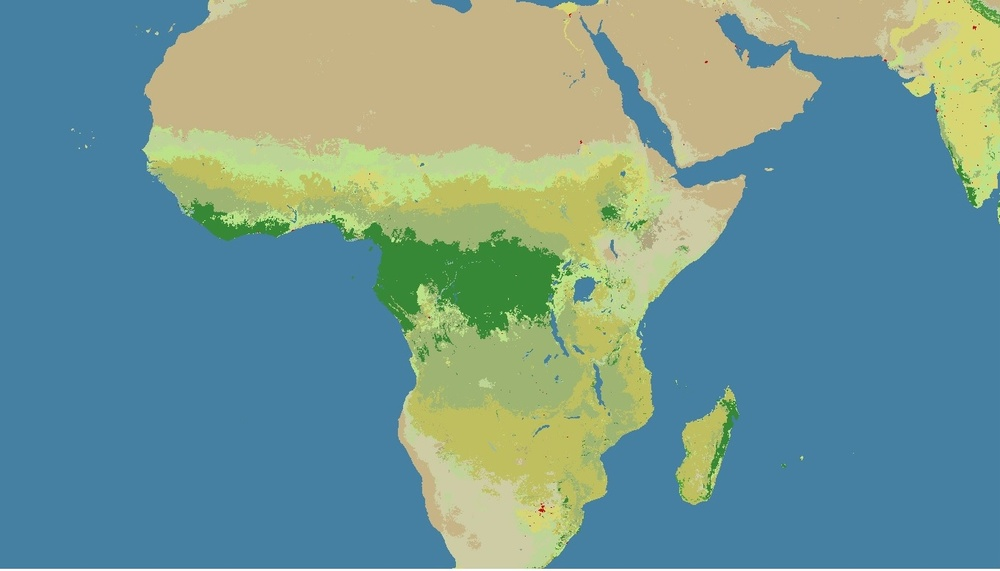
#> input picture Mision1-Control-de-Trayectoria/cva-others/imagen2.jpg, 1000 x 571 px, shrunk from 1362 x 778 before the run
$ python contors.py
#> lines starting #> are read from the running program, lines starting #| are printed output that depends on the picture; after the words box and inside, x2 and y2 are one past the last pixel; in counts of white or black regions, pixels touching at a corner belong together
import cv2
import numpy as np

# Leer la imagen en escala de grises
img = cv2.imread('imagen2.jpg', cv2.IMREAD_GRAYSCALE)
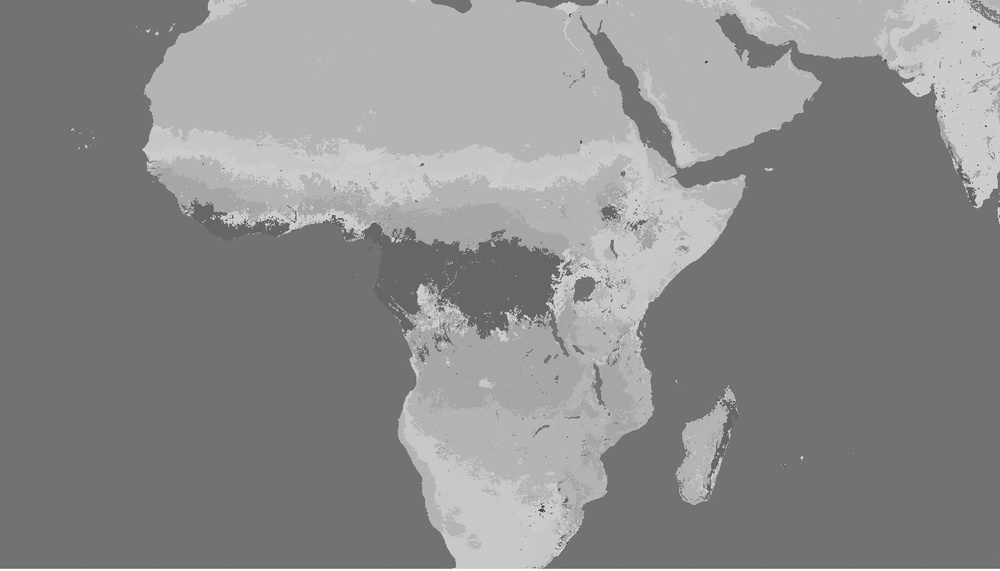
#> img: shape (571, 1000); min 47, max 255, mean 140.5

# Aplicar el filtro de Canny para detectar los bordes
edges = cv2.Canny(img, 100, 200)
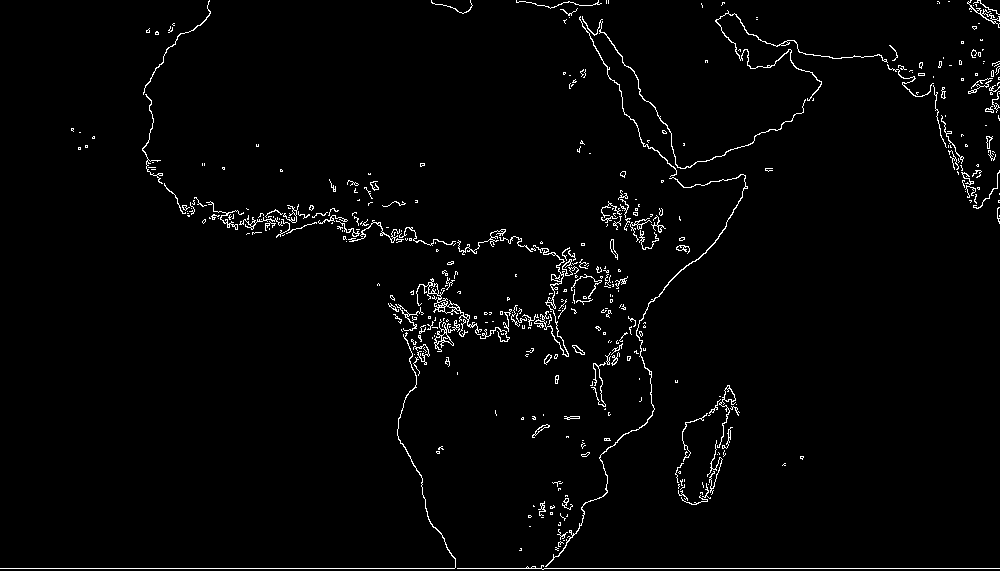
#> edges: shape (571, 1000); 2.1% white in thin lines or dots

# Encontrar contornos en los bordes detectados
contours, _ = cv2.findContours(edges, cv2.RETR_EXTERNAL, cv2.CHAIN_APPROX_NONE)
#> contours = 424 contours, 377 with area under 20; largest, box (x1, y1, x2, y2) and area: (416, 278, 482, 335) 337, (545, 174, 748, 567) 226, (434, 319, 460, 352) 152, (715, 10, 888, 101) 148, (717, 385, 736, 448) 134

# Dibujar todos los contornos encontrados en la imagen original
img_contours = cv2.cvtColor(img, cv2.COLOR_GRAY2BGR)
cv2.drawContours(img_contours, contours, -1, (0, 255, 0), 2)
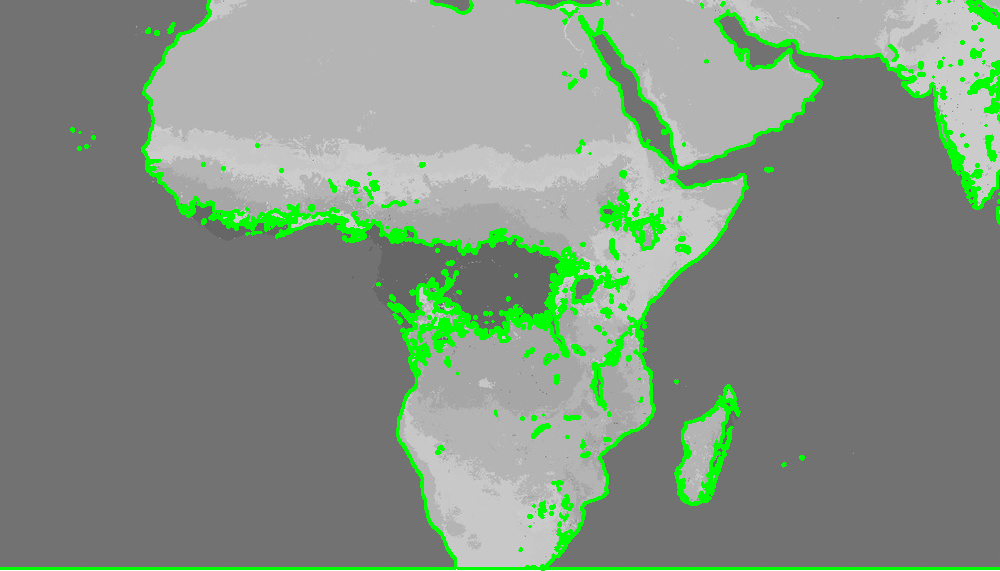
#> img_contours: shape (571, 1000, 3); mean B, G, R 130.8, 146.5, 130.8

# Mostrar la imagen con los contornos detectados
cv2.imshow('Contornos Detectados con Canny', img_contours)
cv2.waitKey(0)
cv2.destroyAllWindows()

$ run again, with Mision1-Control-de-Trayectoria/cva-others/imagen3.jpg copied over Mision1-Control-de-Trayectoria/cva-others/imagen2.jpg
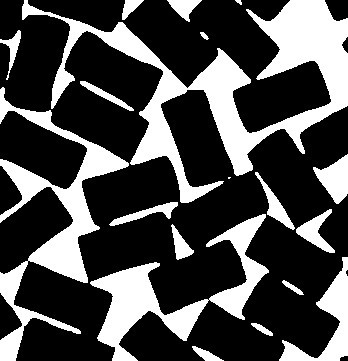
#> input picture Mision1-Control-de-Trayectoria/cva-others/imagen3.jpg, 348 x 361 px
#> img is the input picture: shape (361, 348); min 0, max 255, mean 75.9
#> `edges = cv2.Canny(img, 100, 200)`:
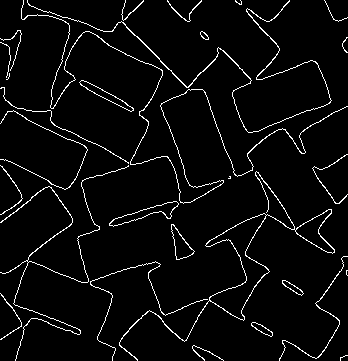
#> edges: shape (361, 348); 4.3% white in thin lines or dots
#> contours = 29 contours, 16 with area under 20; largest, box (x1, y1, x2, y2) and area: (119, 171, 335, 361) 3034, (109, 201, 179, 227) 510, (171, 224, 195, 260) 366, (79, 80, 134, 112) 342, (27, 0, 332, 133) 179
#> `cv2.drawContours(img_contours, contours, -1, (0, 255, 0), 2)`:
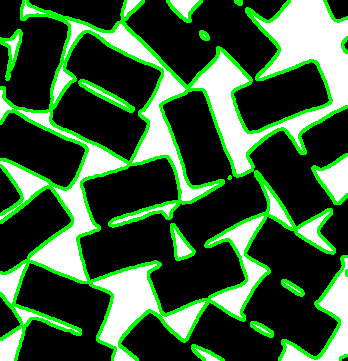
#> img_contours: shape (361, 348, 3); 14.97% of pixels changed, all inside (x1, y1, x2, y2) = (0, 0, 348, 361)
